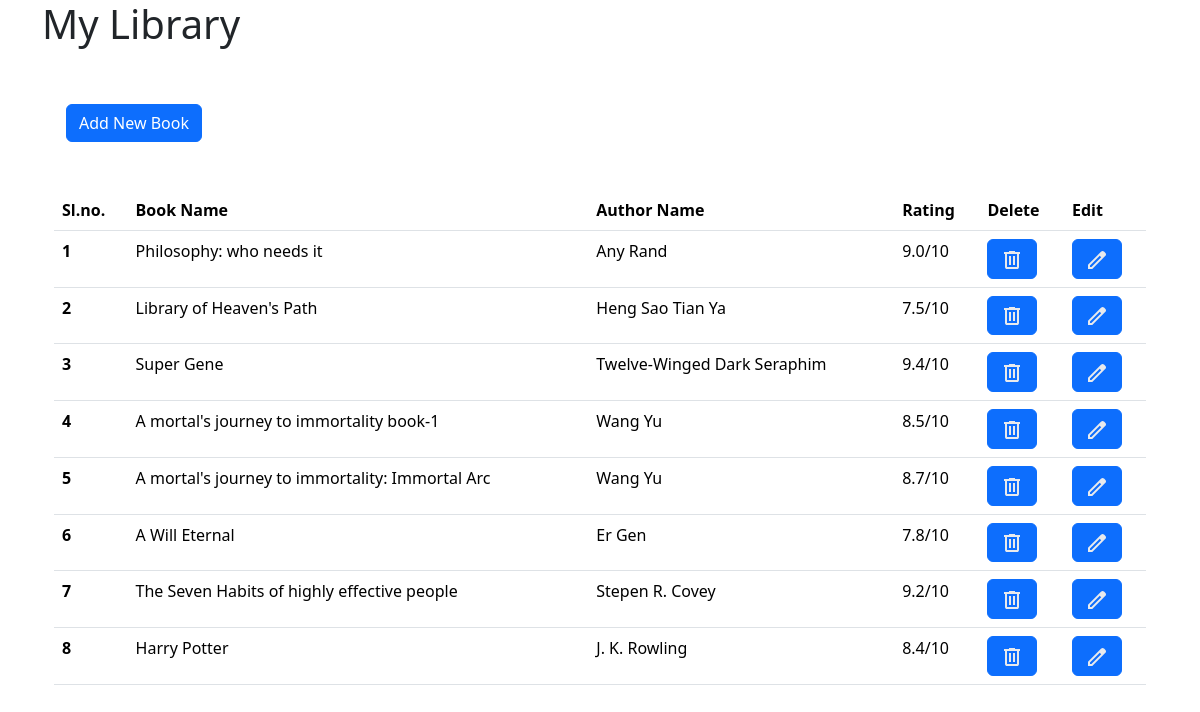
The page / on the database its author committed.
### main_library.py (models this page shows, shortened)
class Book(db.Model):
    id : Mapped[int] = mapped_column(Integer, primary_key=True)
    title : Mapped[str] = mapped_column(String(250), unique=True, nullable=False)
    author : Mapped[str] = mapped_column(String(250), nullable=False)
    rating : Mapped[float] = mapped_column(Float, nullable=False)

### main_library.py (the view)
@app.route("/", methods = ['GET', 'POST'])
def home():
    global all_books
    send_data()
    return render_template('index.html', books= all_books)

### main_library.py (called while the page is built)
def send_data():
    with app.app_context():
        global all_books
        result = db.session.execute(db.select(Book))
        books = result.scalars()
        all_books.clear()
        for book in books:
            new_book ={
                    'id' : book.id,
                    'title': book.title,
                    'author': book.author,
                    'rating': book.rating
                }
            all_books.append(new_book)

### templates/index.html (shortened to what this page needs)
{%extends 'base.html'%}
{%block content%}
    <div class="container">
        <h1>My Library</h1>
        {%if books|length == 0: %}
        <p>Library is Empty</p>
         {%else:%}
      <div class="container">
        <table class="table">
            <thead>
              <tr>
                <th scope="col">Sl.no.</th>
                <th scope="col">Book Name</th>
                <th scope="col">Author Name</th>
                <th scope="col">Rating</th>
                <th scope="col">Delete</th>
                <th scope="col">Edit</th>
              </tr>
            </thead>
            <tbody>
                {%for book in books:%}
                <tr>
                    <th scope="row">{{loop.index }}</th>
                    <td>{{book['title']}}</td>
                    <td>{{book['author']}}</td>
                    <td>{{book['rating']}}/10</td>
                    <td><a href="{{url_for('delete', id=book['id'])}}" class="btn btn-primary"> <svg xmlns="http://www.w3.org/2000/svg" height="24px" viewBox="0 -960 960 960" width="24px" fill="#e8eaed"><path d="M280-120q-33 0-56.5-23.5T200-200v-520h-40v-80h200v-40h240v40h200v80h-40v520q0 33-23.5 56.5T680-120H280Zm400-600H280v520h400v-520ZM360-280h80v-360h-80v360Zm160 0h80v-360h-80v360ZM280-720v520-520Z"/></svg> </a></td>
                    <td><a href="{{url_for('edit', id=book['id'])}}" class="btn btn-primary"></a></td>
                {%endfor%}
        {%endif%}
    </div>
    <div class="container py-5">
        <a href="{{url_for('add')}}" class="btn btn-primary">Add New Book</a>
    </div>
{%endblock%}

### templates/base.html (shortened to what this page needs)
<!DOCTYPE html>
<html lang="en">
<head>
    {%block style%}
        {{bootstrap.load_css()}}
    {%endblock%}
</head>
<body>
    {%block content%}
    {%endblock%}
</body>
</html>

### rows shown on the page
Book: title "Philosophy: who needs it", author "Any Rand", rating "9.0"
Book: title "Library of Heaven's Path", author "Heng Sao Tian Ya", rating "7.5"
Book: title "Super Gene", author "Twelve-Winged Dark Seraphim", rating "9.4"
Book: title "A mortal's journey to immortality book-1", author "Wang Yu", rating "8.5"
Book: title "A mortal's journey to immortality: Immortal Arc", author "Wang Yu", rating "8.7"
Book: title "A Will Eternal", author "Er Gen", rating "7.8"
Book: title "The Seven Habits of highly effective people", author "Stepen R. Covey", rating "9.2"
Book: title "Harry Potter", author "J. K. Rowling", rating "8.4"
